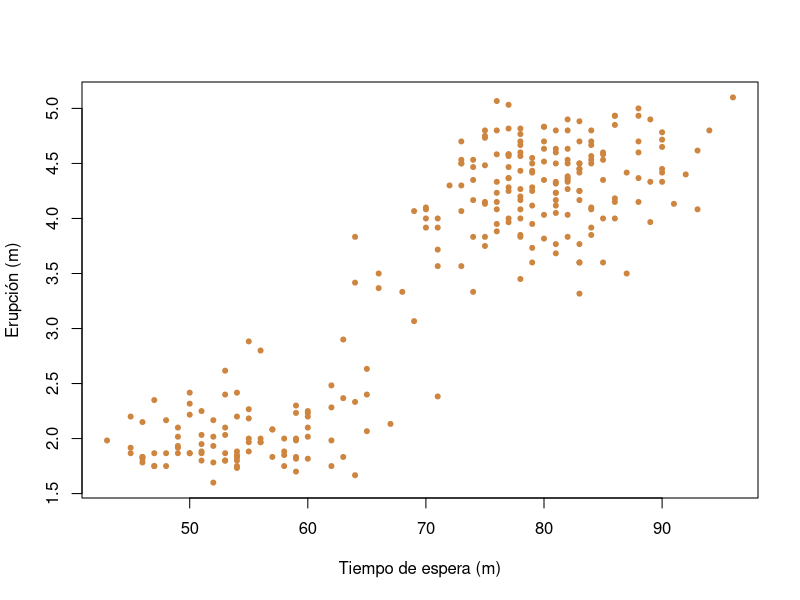

Here is the R script that generated this plot:
# ========================
# Correlación de pearson
# Datos del geyser Old faithful
# 24/09/2025
# ========================

data("faithful")

plot(faithful$waiting, faithful$eruptions,
     xlab = "Tiempo de espera (m)",
     ylab = "Erupción (m)",
     col = "peru",
     pch = 20)

# Correlacionar las dos variables

shapiro.test(faithful$eruptions)
shapiro.test(faithful$waiting)

# ========================================================
# Pearson solo se utiliza cuando tenemos datos normales
# ========================================================
cor.test(faithful$waiting, faithful$eruptions,
         method = "pearson")


# ========================================================
# Spearman se utiliza como contraparte para datos no normales
# ========================================================
cor.test(faithful$waiting, faithful$eruptions,
         method = "spearman")








